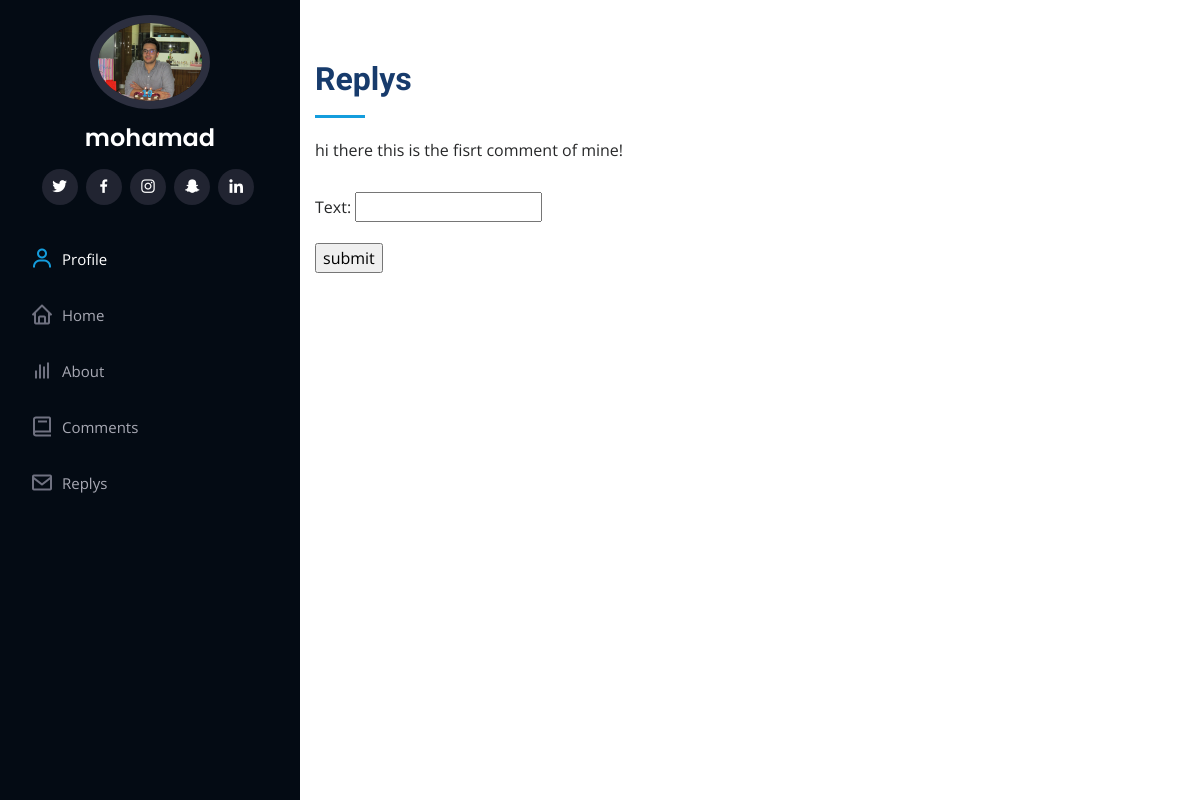
The app's page /reply/1/1, older data.
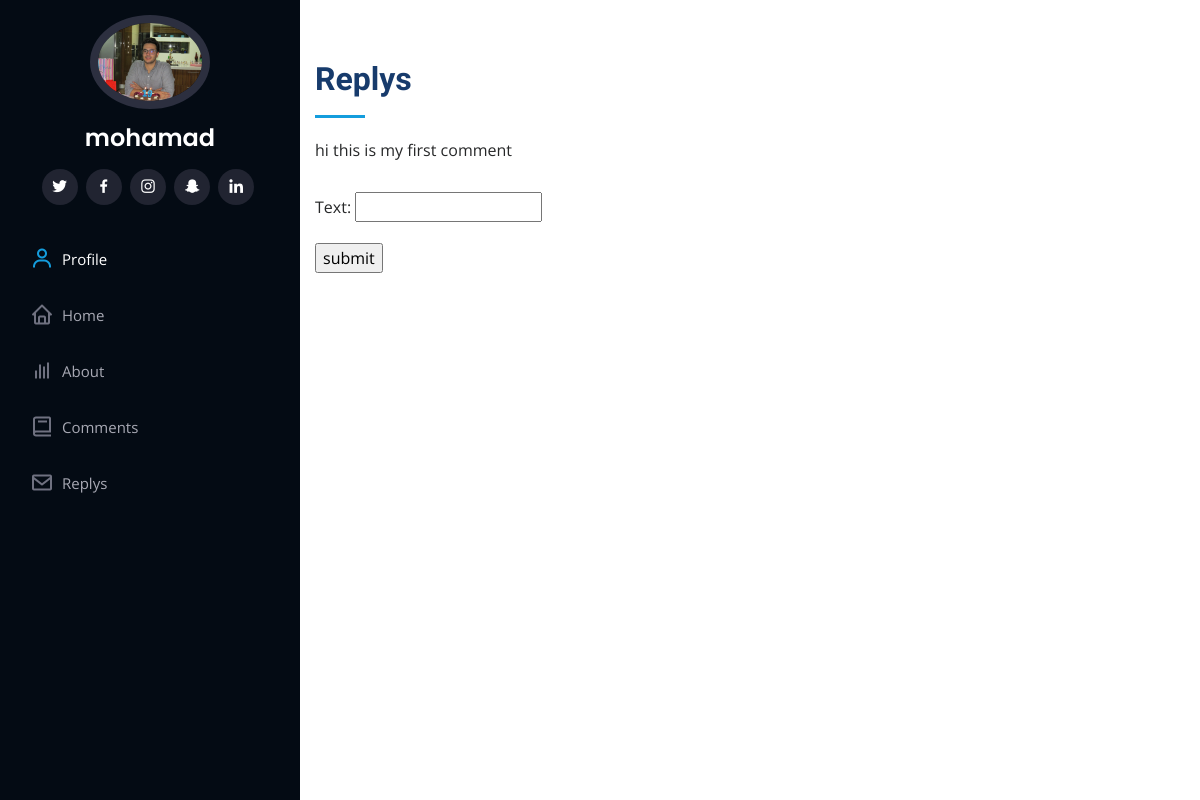
The same page, newer data.
### main/models.py (models this page shows, shortened)
class UserProfile(models.Model):
    user = models.OneToOneField(User , on_delete= models.CASCADE , unique=True , related_name='user')
    describtion1 = models.TextField(default='',blank=True,null=True )
    describtion2 = models.TextField(default='' ,blank=True,null=True)
    job = models.CharField(max_length=100 ,blank=True,null=True)
    age = models.IntegerField(default=0 ,blank=True,null=True)
    birthday = models.CharField(max_length=20,blank=True,null=True)
    city = models.CharField(max_length=100,blank=True,null=True )
    website = models.CharField(max_length=200 ,blank=True,null=True)
    Email = models.EmailField(default='' ,blank=True,null=True)
    phone = models.CharField(max_length=15 ,blank=True,null=True)
    like = models.IntegerField(default=0)
    comment_count = models.IntegerField(default=0)
    background_photo = models.ImageField(upload_to= 'images',default=' images / wall.JPG')
    picture = models.ImageField(upload_to='images/profile',default=' images / profile / defaultPic.JPG')
    quick_info1 = models.CharField(max_length=40 ,blank=True,null=True)
    quick_info2 = models.CharField(max_length=40,blank=True,null=True)
    quick_info3 = models.CharField(max_length=40,blank=True,null=True)
    follow_count = models.IntegerField(default=0)
    follower_count = models.IntegerField(default=0)
    facebook = models.CharField(max_length=100,blank=True,null=True)
    twitter = models.CharField(max_length=100,blank=True,null=True)
    instagram = models.CharField(max_length=100,blank=True,null=True)
    snapchat = models.CharField(max_length=100,blank=True,null=True)
    linkedin = models.CharField(max_length=100,blank=True,null=True)

class Comment(models.Model):
    user = models.ForeignKey(UserProfile , on_delete= models.CASCADE)
    text = models.CharField(max_length=300)
    like_count = models.IntegerField(default=0)
    date = models.DateTimeField(default= timezone.now)

### main/views.py (the view, shortened to what this page needs)
# urls.py: path('reply/<int:pk>/<int:commentpk>' , views.ReplyCreateView.as_view() , name='create_reply'),
class ReplyCreateView(CreateView):
    model = Reply
    fields = (
        'text',
    )
    template_name = 'main/replyCreate.html'
    def get_context_data(self, **kwargs):
        context = super(ReplyCreateView , self).get_context_data(**kwargs)
        comment = Comment.objects.get(pk = self.kwargs['commentpk'])
        context['comment'] = comment
        context['object'] = UserProfile.objects.get(pk = self.kwargs['pk'])
        return context

### main/templates/main/replyCreate.html (shortened to what this page needs)
<html lang="en">
<head>
  <link rel="stylesheet" href="https://stackpath.bootstrapcdn.com/bootstrap/4.4.1/css/bootstrap.min.css">
  <link href="/static/main/assets/vendor/bootstrap/css/bootstrap.min.css" rel="stylesheet">
  <link href="/static/main/assets/vendor/icofont/icofont.min.css" rel="stylesheet">
  <link href="/static/main/assets/vendor/boxicons/css/boxicons.min.css" rel="stylesheet">
  <link href="/static/main/assets/vendor/venobox/venobox.css" rel="stylesheet">
  <link href="/static/main/assets/vendor/owl.carousel/assets/owl.carousel.min.css" rel="stylesheet">
  <link href="/static/main/assets/vendor/aos/aos.css" rel="stylesheet">
  <link href="/static/main/assets/css/style.css" rel="stylesheet">
</head>
<body>
  <header id="header">
    <div class="d-flex flex-column">
      <div class="profile">
        <img src="/media/{{object.picture}}" alt="" class="img-fluid rounded-circle">
        <h1 class="text-light"><a href="/profile/{{object.pk}}">{{object.user.username}} </a></h1>
        <div class="social-links mt-3 text-center">
         {% if object.twitter %} <a href="https://www.twitter.com/{{ object.twitter }}" class="twitter"><i class="bx bxl-twitter"></i></a>{% endif %}
         {% if object.facebook %} <a href="https://www.facebook.com/{{ object.facebook }}" class="facebook"><i class="bx bxl-facebook"></i></a>{% endif %}
         {% if object.instagram %}<a href="https://www.instagram.com/{{ object.instagram }}" class="instagram"><i class="bx bxl-instagram"></i></a>{% endif %}
         {% if object.snapchat %}<a href="https://www.snapchat.com/{{ object.snapchat }}" class="snapchat"><i class="bx bxl-snapchat"></i></a>{% endif %}
         {% if object.linkedin %}<a href="https://www.linkedin.com/{{ object.linkedin }}" class="linkedin"><i class="bx bxl-linkedin"></i></a>{% endif %}
        </div>
      </div>
      <nav class="nav-menu">
        <ul>
          <li class = 'active'><a href="/profile/{{object.pk}}"><i class="bx bx-user"></i> <span>Profile</span></a></li>
          <lfi ><a href="/home"><i class="bx bx-home"></i> <span>Home</span></a></lfi>
          <li><a href="#about"><i class="bx bx-bar-chart"></i> <span>About</span></a></li>
          <li><a href="#comment"><i class="bx bx-book"></i> <span>Comments</span></a></li>
          <li><a href="#reply"><i class="bx bx-envelope"></i> Replys</a></li>
        </ul>
      </nav>
    </div>
  </header>
  <main id="main">
    <section id="reply" class="testimonials ">
      <div class="container">
        <div class="section-title">
          <h2>Replys</h2>
          <p>{{comment.text}}</p>
        </div>
      <form method="post">
          {{form.as_p}}
          <input type="submit" value="submit">
      </form>
      </div>
    </section>
  </main>
 <footer id="footer">
  </footer>
</body>
</html>

### main/static/main/assets/css/style.css (style rules this page uses)
body { font-family: "Open Sans", sans-serif; color: #272829; }
a { color: #149ddd; }
h1, h2, h3, h4, h5, h6 { font-family: "Raleway", sans-serif; }
#header { position: fixed; top: 0; left: 0; bottom: 0; width: 300px; transition: all ease-in-out 0.5s; z-index: 9999; transition: all 0.5s; padding: 0 15px; background: #040b14; overflow-y: auto; }
#header .profile img { margin: 15px auto; display: block; width: 120px; border: 8px solid #2c2f3f; }
#header .profile h1 { font-size: 24px; margin: 0; padding: 0; font-weight: 600; -moz-text-align-last: center; text-align-last: center; font-family: "Poppins", sans-serif; }
#header .profile h1 a, #header .profile h1 a:hover { color: #fff; text-decoration: none; }
#header .profile .social-links a { font-size: 18px; display: inline-block; background: #212431; color: #fff; line-height: 1; padding: 8px 0; margin-right: 4px; border-radius: 50%; text-align: center; width: 36px; height: 36px; transition: 0.3s; }
#main { margin-left: 300px; }
.nav-menu { padding-top: 30px; }
.nav-menu * { margin: 0; padding: 0; list-style: none; }
.nav-menu > ul > li { position: relative; white-space: nowrap; }
.nav-menu a { display: flex; align-items: center; color: #a8a9b4; padding: 12px 15px; margin-bottom: 8px; transition: 0.3s; font-size: 15px; }
.nav-menu a i { font-size: 24px; padding-right: 8px; color: #6f7180; }
.nav-menu a:hover, .nav-menu .active > a, .nav-menu li:hover > a { text-decoration: none; color: #fff; }
.nav-menu a:hover i, .nav-menu .active > a i, .nav-menu li:hover > a i { color: #149ddd; }
section { padding: 60px 0; overflow: hidden; }
.section-title { padding-bottom: 30px; }
.section-title h2 { font-size: 32px; font-weight: bold; margin-bottom: 20px; padding-bottom: 20px; position: relative; color: #173b6c; }
.section-title h2::after { content: ''; position: absolute; display: block; width: 50px; height: 3px; background: #149ddd; bottom: 0; left: 0; }
.section-title p { margin-bottom: 0; }
#footer { padding: 15px; color: #f4f6fd; font-size: 14px; position: fixed; left: 0; bottom: 0; width: 300px; z-index: 9999; background: #040b14; }

Row changes from the older to the newer data that the page shows:
changed Comment: text "hi there this is the fisrt comment of mine!" → "hi this is my first comment"
